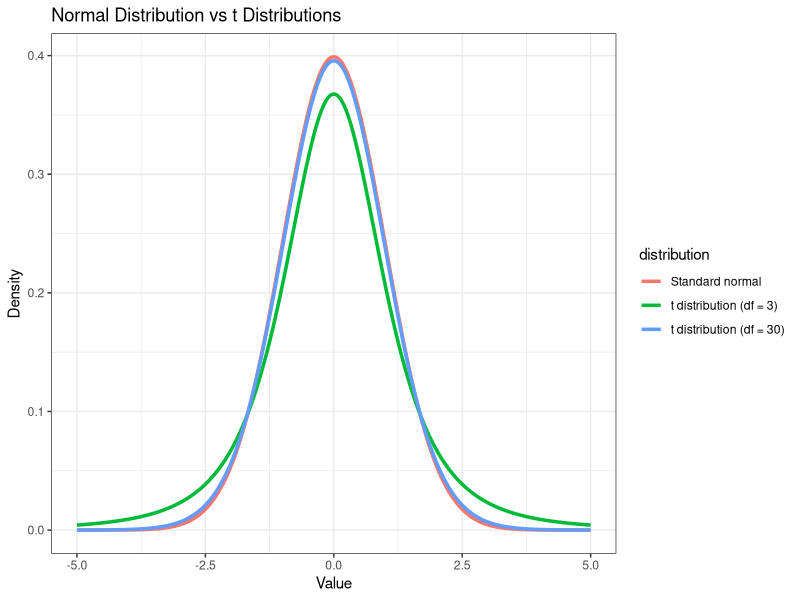
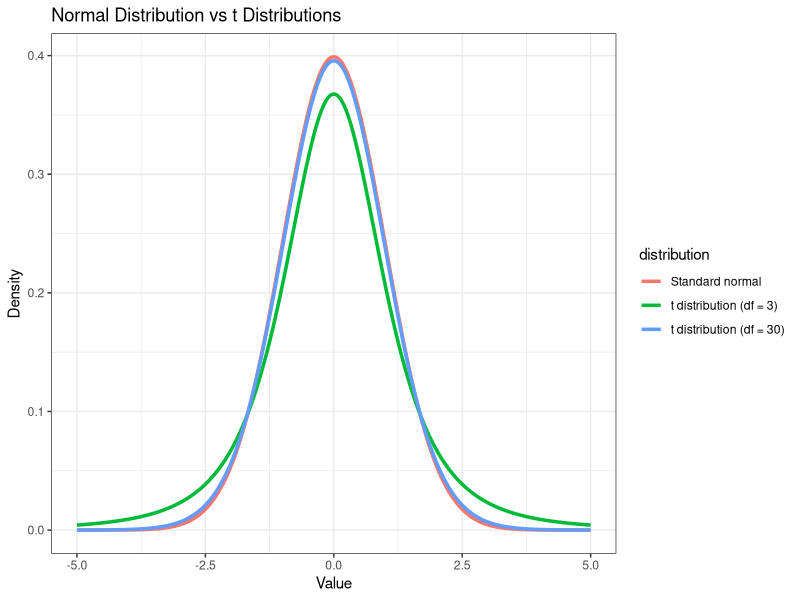
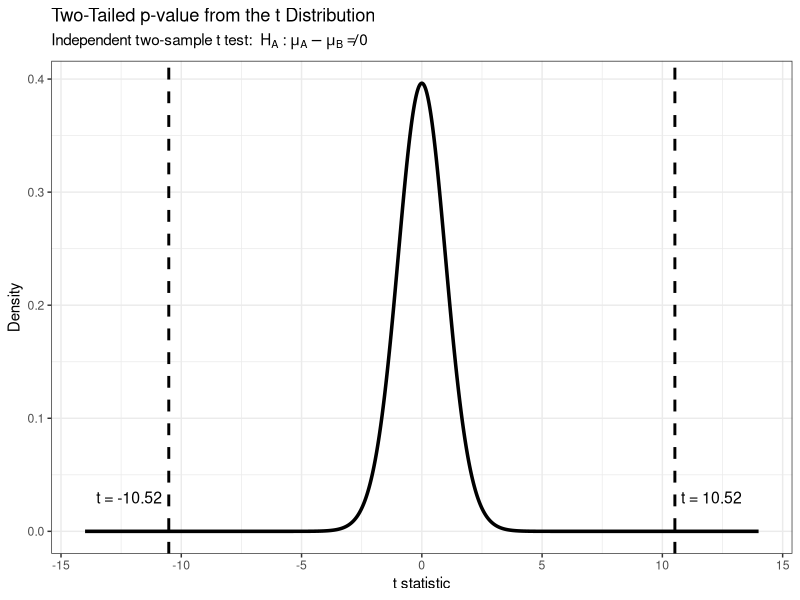
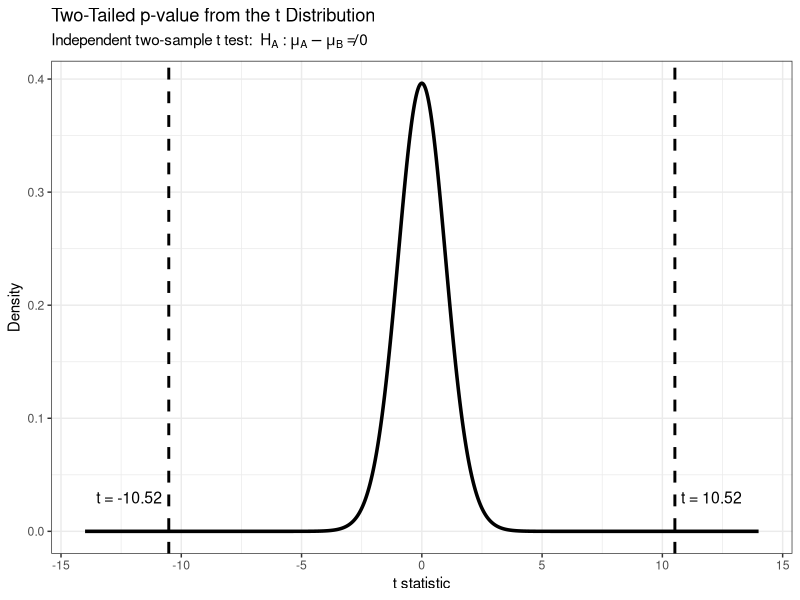
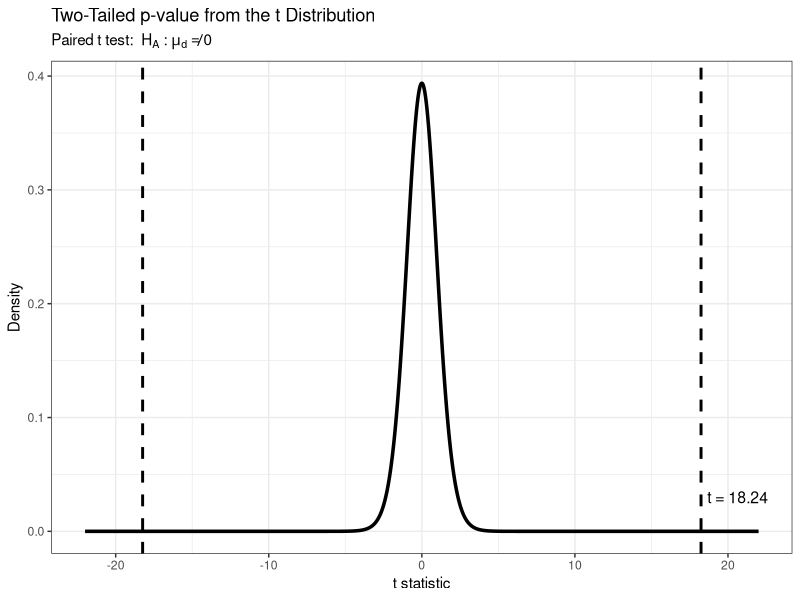
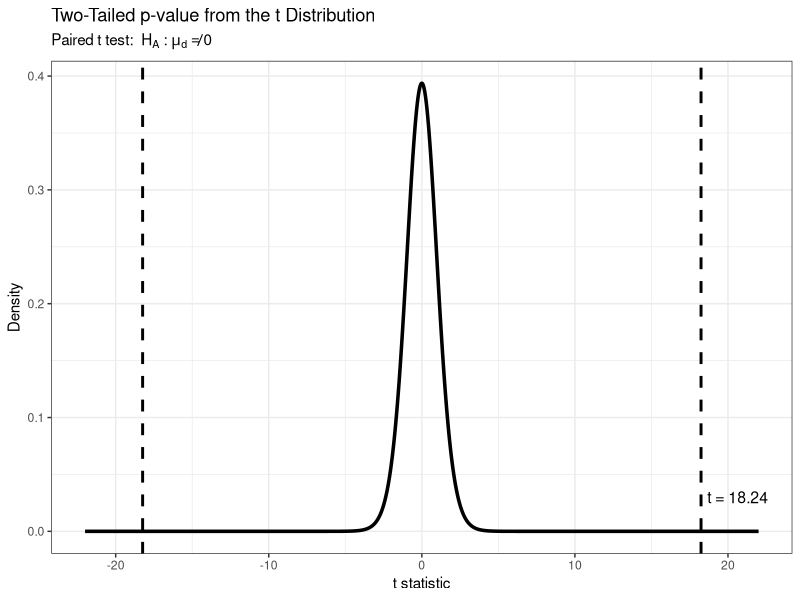
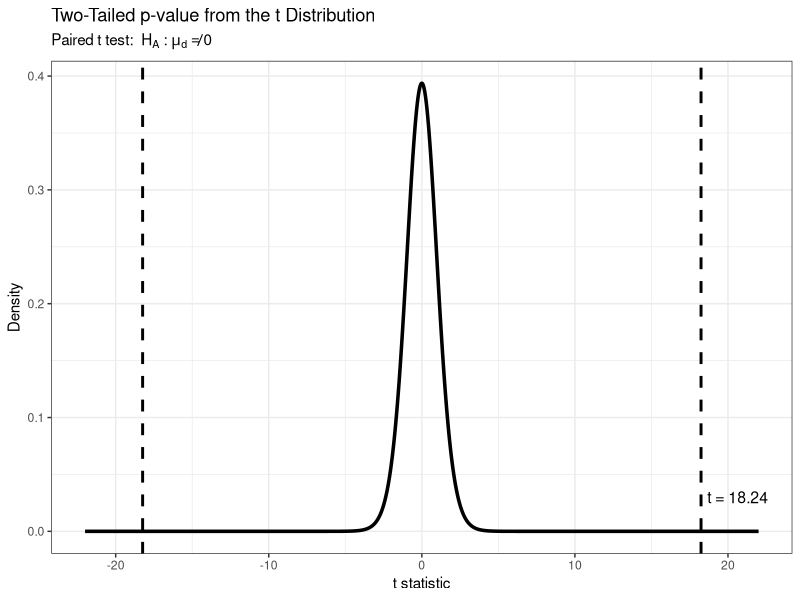
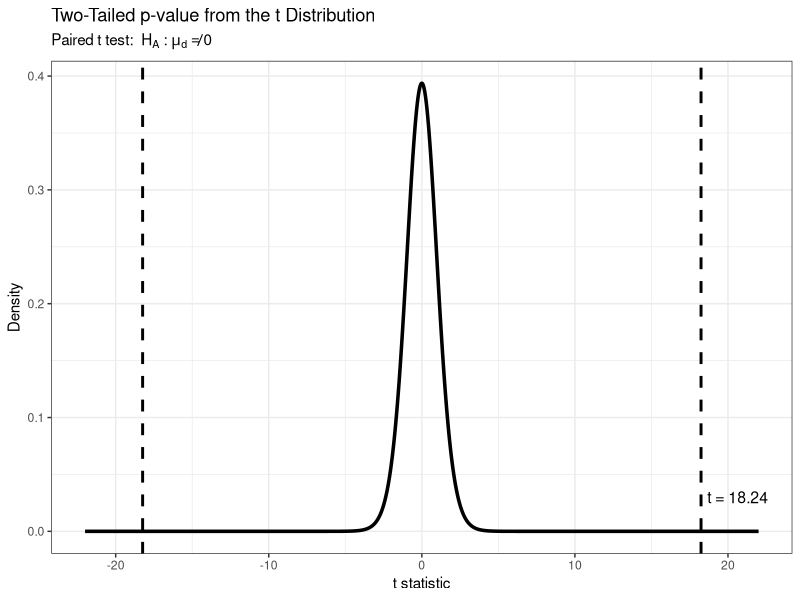

The R source for these figures, in order:
## ---- chunk 1
#| fig-width: 7
#| fig-height: 4.5


library(tidyverse)

x <- seq(-5, 5, length.out = 1000)

dist_df <- bind_rows(
  
  tibble(
    x = x,
    density = dnorm(x),
    distribution = "Standard normal"
  ),
  
  tibble(
    x = x,
    density = dt(x, df = 3),
    distribution = "t distribution (df = 3)"
  ),
  
  tibble(
    x = x,
    density = dt(x, df = 30),
    distribution = "t distribution (df = 30)"
  )
)

ggplot(
  dist_df,
  aes(
    x = x,
    y = density,
    color = distribution
  )
) +
  geom_line(linewidth = 1.2) +
  labs(
    title = "Normal Distribution vs t Distributions",
    x = "Value",
    y = "Density"
  ) +
  theme_bw()
## ---- chunk 2
#| fig-width: 7
#| fig-height: 2.5


library(tidyverse)

x <- seq(-5, 5, length.out = 1000)

dist_df <- bind_rows(
  
  tibble(
    x = x,
    density = dnorm(x),
    distribution = "Standard normal"
  ),
  
  tibble(
    x = x,
    density = dt(x, df = 3),
    distribution = "t distribution (df = 3)"
  ),
  
  tibble(
    x = x,
    density = dt(x, df = 30),
    distribution = "t distribution (df = 30)"
  )
)

ggplot(
  dist_df,
  aes(
    x = x,
    y = density,
    color = distribution
  )
) +
  geom_line(linewidth = 1.2) +
  labs(
    title = "Normal Distribution vs t Distributions",
    x = "Value",
    y = "Density"
  ) +
  theme_bw()
## ---- chunk 3
library(tidyverse)

set.seed(29)

tumor_df <- tibble(
  patient_id = 1:20,
  tumor_reduction = c(
    4.27, 3.70, 5.56, 2.12, 6.85,
    0.98, 5.13, 3.27, 2.41, 5.99,
    4.13, 2.98, 1.84, 4.98, 6.70,
    3.41, 2.27, 5.27, 5.41, 3.55
  )
)

head(tumor_df, 5)
## ---- chunk 4
t_result <- t.test(
  tumor_df$tumor_reduction,
  mu = 0,
  alternative = "greater"
)

t_result
## ---- chunk 5
t_result <- t.test(
  tumor_df$tumor_reduction,
  mu = 0,
  alternative = "greater"
)

t_result
## ---- chunk 6
library(tidyverse)

set.seed(29)

bp_df <- tibble(
  treatment = rep(c("Treatment A", "Treatment B"), each = 20),
  systolic_bp = c(
    117.9, 117.3, 109.9, 123.0, 125.5,
    124.7, 119.8, 124.0, 118.7, 117.2,
    118.5, 122.1, 119.0, 120.8, 118.9,
    121.5, 119.4, 122.1, 116.8, 120.6,

    135.9, 129.2, 131.9, 129.9, 131.2,
    129.3, 131.8, 127.3, 129.5, 128.8,
    138.2, 127.7, 135.9, 127.9, 127.3,
    131.6, 128.6, 129.0, 135.1, 132.6
  )
)

head(bp_df, 5)
## ---- chunk 7
t_result <- t.test(
  systolic_bp ~ treatment,
  data = bp_df,
  alternative = "two.sided"
)

t_result
## ---- chunk 8
t_result <- t.test(
  systolic_bp ~ treatment,
  data = bp_df,
  alternative = "two.sided"
)

t_result
## ---- chunk 9
t_result <- t.test(
  systolic_bp ~ treatment,
  data = bp_df,
  alternative = "two.sided"
)

t_result
## ---- chunk 10
library(tidyverse)

t_stat <- -10.52
df <- 38

p_value <- 2 * pt(
  abs(t_stat),
  df = df,
  lower.tail = FALSE
)

plot_df <- tibble(
  x = seq(-14, 14, length.out = 2000),
  density = dt(x, df = df)
)

shade_df <- plot_df |>
  filter(x <= t_stat | x >= abs(t_stat))

ggplot(plot_df, aes(x = x, y = density)) +

  geom_line(linewidth = 1.2) +

  geom_area(
    data = shade_df,
    aes(x = x, y = density),
    alpha = 0.4
  ) +

  geom_vline(
    xintercept = c(t_stat, abs(t_stat)),
    linetype = "dashed",
    linewidth = 1
  ) +

  annotate(
    "text",
    x = t_stat,
    y = 0.03,
    label = "t = -10.52",
    hjust = 1.1,
    size = 4
  ) +

  annotate(
    "text",
    x = abs(t_stat),
    y = 0.03,
    label = "t = 10.52",
    hjust = -0.1,
    size = 4
  ) +

  labs(
    title = "Two-Tailed p-value from the t Distribution",
    subtitle = expression(
      "Independent two-sample t test: " ~
      H[A] ~ ":" ~ mu[A] - mu[B] != 0
    ),
    x = "t statistic",
    y = "Density"
  ) +

  theme_bw()
## ---- chunk 11
library(tidyverse)

t_stat <- -10.52
df <- 38

p_value <- 2 * pt(
  abs(t_stat),
  df = df,
  lower.tail = FALSE
)

plot_df <- tibble(
  x = seq(-14, 14, length.out = 2000),
  density = dt(x, df = df)
)

shade_df <- plot_df |>
  filter(x <= t_stat | x >= abs(t_stat))

ggplot(plot_df, aes(x = x, y = density)) +

  geom_line(linewidth = 1.2) +

  geom_area(
    data = shade_df,
    aes(x = x, y = density),
    alpha = 0.4
  ) +

  geom_vline(
    xintercept = c(t_stat, abs(t_stat)),
    linetype = "dashed",
    linewidth = 1
  ) +

  annotate(
    "text",
    x = t_stat,
    y = 0.03,
    label = "t = -10.52",
    hjust = 1.1,
    size = 4
  ) +

  annotate(
    "text",
    x = abs(t_stat),
    y = 0.03,
    label = "t = 10.52",
    hjust = -0.1,
    size = 4
  ) +

  labs(
    title = "Two-Tailed p-value from the t Distribution",
    subtitle = expression(
      "Independent two-sample t test: " ~
      H[A] ~ ":" ~ mu[A] - mu[B] != 0
    ),
    x = "t statistic",
    y = "Density"
  ) +

  theme_bw()
## ---- chunk 12
library(tidyverse)

set.seed(29)

symptom_df <- tibble(
  patient_id = 1:20,

  symptom_before = c(
    24, 26, 25, 27, 23,
    28, 26, 25, 24, 27,
    29, 25, 26, 24, 28,
    27, 25, 26, 24, 27
  ),

  symptom_after = c(
    18, 20, 19, 21, 18,
    22, 20, 19, 18, 21,
    23, 20, 21, 18, 22,
    21, 19, 20, 18, 21
  )
)

head(symptom_df, 5)
## ---- chunk 13
t_result <- t.test(
  symptom_df$symptom_before,
  symptom_df$symptom_after,
  paired = TRUE,
  alternative = "two.sided"
)

t_result
## ---- chunk 14
t_result <- t.test(
  symptom_df$symptom_before,
  symptom_df$symptom_after,
  paired = TRUE,
  alternative = "two.sided"
)

t_result
## ---- chunk 15
t_result <- t.test(
  symptom_df$symptom_before,
  symptom_df$symptom_after,
  paired = TRUE,
  alternative = "two.sided"
)

t_result
## ---- chunk 16
t_result <- t.test(
  symptom_df$symptom_before,
  symptom_df$symptom_after,
  paired = TRUE,
  alternative = "two.sided"
)

t_result
## ---- chunk 17
t_result <- t.test(
  symptom_df$symptom_before,
  symptom_df$symptom_after,
  paired = TRUE,
  alternative = "two.sided"
)

t_result
## ---- chunk 18
library(tidyverse)

t_stat <- 18.24
df <- 19

p_value <- 2 * pt(
  abs(t_stat),
  df = df,
  lower.tail = FALSE
)

plot_df <- tibble(
  x = seq(-22, 22, length.out = 2000),
  density = dt(x, df = df)
)

shade_df <- plot_df |>
  filter(x <= -abs(t_stat) | x >= abs(t_stat))

ggplot(plot_df, aes(x = x, y = density)) +

  geom_line(linewidth = 1.2) +

  geom_area(
    data = shade_df,
    aes(x = x, y = density),
    alpha = 0.4
  ) +

  geom_vline(
    xintercept = c(-abs(t_stat), abs(t_stat)),
    linetype = "dashed",
    linewidth = 1
  ) +

  annotate(
    "text",
    x = abs(t_stat),
    y = 0.03,
    label = "t = 18.24",
    hjust = -0.1,
    size = 4
  ) +

  labs(
    title = "Two-Tailed p-value from the t Distribution",
    subtitle = expression(
      "Paired t test: " ~
      H[A] ~ ":" ~ mu[d] != 0
    ),
    x = "t statistic",
    y = "Density"
  ) +

  theme_bw()
## ---- chunk 19
library(tidyverse)

t_stat <- 18.24
df <- 19

p_value <- 2 * pt(
  abs(t_stat),
  df = df,
  lower.tail = FALSE
)

plot_df <- tibble(
  x = seq(-22, 22, length.out = 2000),
  density = dt(x, df = df)
)

shade_df <- plot_df |>
  filter(x <= -abs(t_stat) | x >= abs(t_stat))

ggplot(plot_df, aes(x = x, y = density)) +

  geom_line(linewidth = 1.2) +

  geom_area(
    data = shade_df,
    aes(x = x, y = density),
    alpha = 0.4
  ) +

  geom_vline(
    xintercept = c(-abs(t_stat), abs(t_stat)),
    linetype = "dashed",
    linewidth = 1
  ) +

  annotate(
    "text",
    x = abs(t_stat),
    y = 0.03,
    label = "t = 18.24",
    hjust = -0.1,
    size = 4
  ) +

  labs(
    title = "Two-Tailed p-value from the t Distribution",
    subtitle = expression(
      "Paired t test: " ~
      H[A] ~ ":" ~ mu[d] != 0
    ),
    x = "t statistic",
    y = "Density"
  ) +

  theme_bw()
## ---- chunk 20
library(tidyverse)

t_stat <- 18.24
df <- 19

p_value <- 2 * pt(
  abs(t_stat),
  df = df,
  lower.tail = FALSE
)

plot_df <- tibble(
  x = seq(-22, 22, length.out = 2000),
  density = dt(x, df = df)
)

shade_df <- plot_df |>
  filter(x <= -abs(t_stat) | x >= abs(t_stat))

ggplot(plot_df, aes(x = x, y = density)) +

  geom_line(linewidth = 1.2) +

  geom_area(
    data = shade_df,
    aes(x = x, y = density),
    alpha = 0.4
  ) +

  geom_vline(
    xintercept = c(-abs(t_stat), abs(t_stat)),
    linetype = "dashed",
    linewidth = 1
  ) +

  annotate(
    "text",
    x = abs(t_stat),
    y = 0.03,
    label = "t = 18.24",
    hjust = -0.1,
    size = 4
  ) +

  labs(
    title = "Two-Tailed p-value from the t Distribution",
    subtitle = expression(
      "Paired t test: " ~
      H[A] ~ ":" ~ mu[d] != 0
    ),
    x = "t statistic",
    y = "Density"
  ) +

  theme_bw()
## ---- chunk 21
library(tidyverse)

t_stat <- 18.24
df <- 19

p_value <- 2 * pt(
  abs(t_stat),
  df = df,
  lower.tail = FALSE
)

plot_df <- tibble(
  x = seq(-22, 22, length.out = 2000),
  density = dt(x, df = df)
)

shade_df <- plot_df |>
  filter(x <= -abs(t_stat) | x >= abs(t_stat))

ggplot(plot_df, aes(x = x, y = density)) +

  geom_line(linewidth = 1.2) +

  geom_area(
    data = shade_df,
    aes(x = x, y = density),
    alpha = 0.4
  ) +

  geom_vline(
    xintercept = c(-abs(t_stat), abs(t_stat)),
    linetype = "dashed",
    linewidth = 1
  ) +

  annotate(
    "text",
    x = abs(t_stat),
    y = 0.03,
    label = "t = 18.24",
    hjust = -0.1,
    size = 4
  ) +

  labs(
    title = "Two-Tailed p-value from the t Distribution",
    subtitle = expression(
      "Paired t test: " ~
      H[A] ~ ":" ~ mu[d] != 0
    ),
    x = "t statistic",
    y = "Density"
  ) +

  theme_bw()
## ---- chunk 22
library(tidyverse)

t_stat <- 18.24
df <- 19

p_value <- 2 * pt(
  abs(t_stat),
  df = df,
  lower.tail = FALSE
)

plot_df <- tibble(
  x = seq(-22, 22, length.out = 2000),
  density = dt(x, df = df)
)

shade_df <- plot_df |>
  filter(x <= -abs(t_stat) | x >= abs(t_stat))

ggplot(plot_df, aes(x = x, y = density)) +

  geom_line(linewidth = 1.2) +

  geom_area(
    data = shade_df,
    aes(x = x, y = density),
    alpha = 0.4
  ) +

  geom_vline(
    xintercept = c(-abs(t_stat), abs(t_stat)),
    linetype = "dashed",
    linewidth = 1
  ) +

  annotate(
    "text",
    x = abs(t_stat),
    y = 0.03,
    label = "t = 18.24",
    hjust = -0.1,
    size = 4
  ) +

  labs(
    title = "Two-Tailed p-value from the t Distribution",
    subtitle = expression(
      "Paired t test: " ~
      H[A] ~ ":" ~ mu[d] != 0
    ),
    x = "t statistic",
    y = "Density"
  ) +

  theme_bw()
